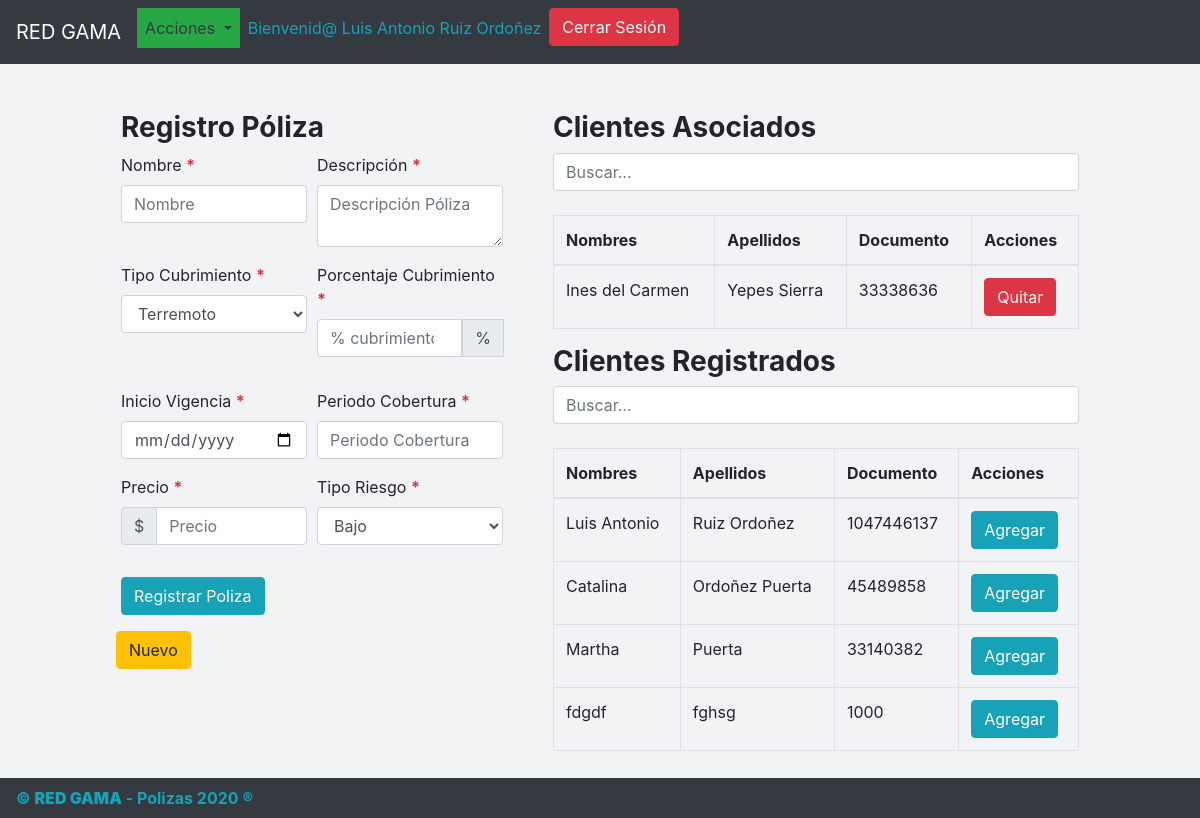
Page /polizasclientes.php (signed in) on the committed database.
### tables this page shows
CREATE TABLE IF NOT EXISTS `usuarios` (
  `Id` int(11) NOT NULL AUTO_INCREMENT,
  `Nombres` varchar(50) NOT NULL,
  `Apellidos` varchar(50) NOT NULL,
  `Usuario` varchar(50) NOT NULL,
  `Clave` varchar(50) NOT NULL,
  `Estado` varchar(20) NOT NULL DEFAULT 'Activo',
  PRIMARY KEY (`Id`)
);

CREATE TABLE IF NOT EXISTS `clientes` (
  `Id` int(11) NOT NULL AUTO_INCREMENT,
  `TipoDocumento` int(11) NOT NULL,
  `Documento` varchar(14) NOT NULL,
  `Nombres` varchar(50) NOT NULL,
  `Apellidos` varchar(50) NOT NULL,
  `Correo` varchar(50) NOT NULL,
  `Direccion` varchar(100) NOT NULL,
  `Celular` varchar(10) NOT NULL,
  `CelularAlterno` varchar(10) DEFAULT NULL,
  `CreadoEl` timestamp NOT NULL,
  `ActualizadoEl` timestamp NOT NULL,
  PRIMARY KEY (`Id`),
  UNIQUE KEY `Documento` (`Documento`),
  KEY `TipoDocumento` (`TipoDocumento`)
);

### controladores/session.php (called while the page is built, shortened)
<?php
include("conexion.php");
if (isset($_SESSION['login_user_sys'])) {
	$user_check=$_SESSION['login_user_sys'];
	$ses_sql=mysqli_query($conn, "select Nombres, Apellidos, Usuario from usuarios where Usuario='$user_check'");
	$row = mysqli_fetch_assoc($ses_sql);
	$nombres=$row['Nombres'];
	$apellidos=$row['Apellidos'];
}else{
	session_destroy();
	header("Location: index.php");
}
?>

### formularios/ListadoClientesPoliza.php (the view)
<h3 class="panel-title">
<strong>
Clientes Asociados
</strong>
</h3>
<input class="form-control" id="myInput" type="text" placeholder="Buscar...">
<br>
<table class="table table-bordered table-hover">
  <thead>
    <tr>
      <th>Nombres</th>
      <th>Apellidos</th>
      <th>Documento</th>
      <th>Acciones</th>
    </tr>
  </thead>
  <tbody id="myTable">
    <?php
      $sql = $conn->prepare("SELECT c.* FROM clientes c WHERE EXISTS (SELECT * FROM polizacliente pc WHERE c.Id = pc.IdCliente)");
      if($sql->execute()){
        $g_result = $sql->get_result();
      }
      if($sql){
        while($row = $g_result->fetch_array()){
          echo "<tr>";
          echo "<td>".utf8_encode($row['Nombres'])."</td>";
          echo "<td>".utf8_encode($row['Apellidos'])."</td>";
          echo "<td>".utf8_encode($row['Documento'])."</td>";
          echo "<td>
              <div class='row'>
              <div class='col-sm-6'>
              <form action='controladores/crud.php' method='post' class='d-inline'>
                <button type='submit' class='btn btn-danger' title='Quitar'>
                  Quitar
                </button>
                <input type='hidden' name='idpoliza' value='".$idpoliza."'>
                <input type='hidden' name='idcliente' value='".$row['Id']."'>
                <input type='hidden' name='accion' value='QuitarCliente'>
              </form>
              </div>
              </div>
            </td>";
          echo "</tr>";
        }
      }
    ?>
  </tbody>
</table>
<h3 class="panel-title">
<strong>
Clientes Registrados
</strong>
</h3>
<input class="form-control" id="myInput2" type="text" placeholder="Buscar...">
<br>
<table class="table table-bordered table-hover">
  <thead>
    <tr>
      <th>Nombres</th>
      <th>Apellidos</th>
      <th>Documento</th>
      <th>Acciones</th>
    </tr>
  </thead>
  <tbody id="myTable2">
    <?php
      $sql = $conn->prepare("SELECT c.* FROM clientes c WHERE NOT EXISTS (SELECT * FROM polizacliente pc WHERE c.Id = pc.IdCliente)");
      if($sql->execute()){
        $g_result = $sql->get_result();
      }
      if($sql){
        while($row = $g_result->fetch_array()){
          echo "<tr>";
          echo "<td>".utf8_encode($row['Nombres'])."</td>";
          echo "<td>".utf8_encode($row['Apellidos'])."</td>";
          echo "<td>".utf8_encode($row['Documento'])."</td>";
          echo "<td>
              <div class='row'>
              <div class='col-sm-6'>
              <form action='controladores/crud.php' method='post' class='d-inline'>
                <button type='submit' class='btn btn-info' title='Agregar'>
                  Agregar
                </button>
                <input type='hidden' name='idpoliza' value='".$idpoliza."'>
                <input type='hidden' name='idcliente' value='".$row['Id']."'>
                <input type='hidden' name='accion' value='AsociarCliente'>
              </form>
              </div>
              </div>
            </td>";
          echo "</tr>";
        }
      }
    ?>
  </tbody>
</table>

### menu.php (shortened to what this page needs)
<nav class="navbar navbar-expand-sm bg-dark navbar-dark fixed-top">
    <a class="navbar-brand">RED GAMA</a>
    <div class="collapse navbar-collapse" id="navbarSupportedContent">
        <ul class="navbar-nav mr-auto">
            <?php
                if (isset($_SESSION['login_user_sys'])) {
                    echo '
                        <li class="nav-item dropdown">
                            <a class="nav-link dropdown-toggle btn-success text-dark" href="#" id="navbarDropdown" role="button" data-toggle="dropdown" aria-haspopup="true" aria-expanded="false">
                              Acciones
                            </a>
                            <div class="dropdown-menu" aria-labelledby="navbarDropdown">
                              <a class="dropdown-item" href="polizas.php">P&oacute;lizas</a>
                              <div class="dropdown-divider"></div>
                              <a class="dropdown-item" href="clientes.php">Clientes</a>
                            </div>
                        </li>
                        <li>
                            <label class="text-info nav-link">
                                Bienvenid@ '.utf8_encode($nombres).' '.utf8_encode($apellidos).'</b>
                            </label>
                        </li>
                        <li>
                            <a href="controladores/logout.php" class="btn btn-danger float-right">
                                Cerrar Sesi&oacute;n
                            </a>
                        </li>
                    ';
                }
            ?>
        </ul>
    </div>
</nav>

### head.php (style rules this page uses)
body { margin-left: 10%; margin-top: 5%; margin-right: 10%; background-color: #F2F3F4; padding-top: 50px; padding-bottom: 50px; }

### rows in the picture
usuarios: Nombres "Luis Antonio", Apellidos "Ruiz Ordoñez"
clientes: Nombres "Ines del Carmen", Apellidos "Yepes Sierra", Documento "33338636"
clientes: Nombres "Luis Antonio", Apellidos "Ruiz Ordoñez", Documento "1047446137"
clientes: Nombres "Catalina", Apellidos "Ordoñez Puerta", Documento "45489858"
clientes: Nombres "Martha", Apellidos "Puerta", Documento "33140382"
clientes: Nombres "fdgdf", Apellidos "fghsg", Documento "1000"

### other values in the picture
form field TipoCubrimiento "Terremoto"
form field TipoRiesgo "Bajo"
